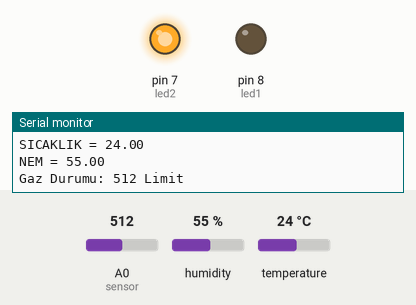
Simulated run of this sketch. Board: Arduino Uno, built with avr-gcc and run on an emulated ATmega328P. On the bench: output pins drawn as LEDs (lit = HIGH), the last lines printed to the serial monitor. The inputs (shaded band) are chosen by the test bench; at power-on: A0 (sensor) = 512, humidity 55 %, temperature 24 °C.

Above: at 2.3 s.
2.4 s: A0 (sensor) set to 190
7.6 s: humidity set to 32 %
10.6 s: humidity set to 29 %
At 13.4 s:
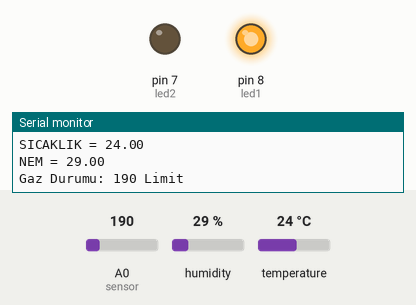
14.0 s: temperature set to 29 °C
16.8 s: temperature set to 32 °C
At 19.2 s:
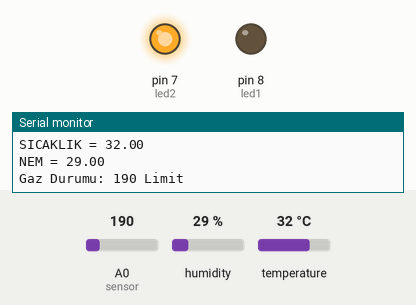
21.9 s: temperature set to 12 °C
At 24.8 s:
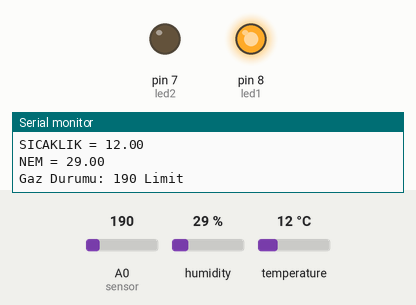
Timing chart, 0 to 26.0 s (numbered marks = the images above; inputs shaded):
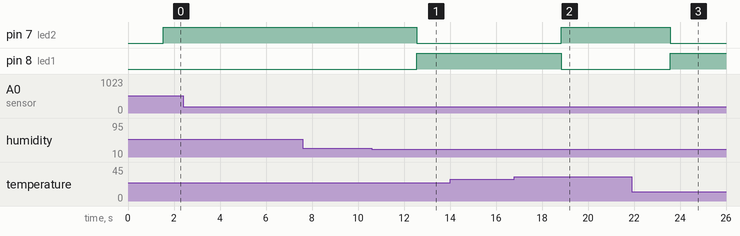

Measured:
- the behaviour switches between 31 and 30 % on humidity (found by bisection; images 0 and 1)
- the behaviour switches between 30 and 31 °C on temperature (found by bisection; images 1 and 2)
- after the input at 10.6 s, pin 7 (led2): HIGH → LOW after 2.0 s; pin 8 (led1): LOW → HIGH after 2.0 s
- after the input at 16.8 s, pin 7 (led2): LOW → HIGH after 2.0 s; pin 8 (led1): HIGH → LOW after 2.0 s
- after the input at 21.9 s, pin 7 (led2): HIGH → LOW after 1.7 s; pin 8 (led1): LOW → HIGH after 1.7 s

The sketch:

gaz1.ino
```cpp
#include <dht.h>
dht DHT;

#define DHT11_PIN 6


int sensor=0; //Sensör arduinonun analog 1 pinine bağlandı.
int led1=8; // LED 8. dijital çıkış pinine bağlandı.
int led2=7; // LED 7. dijital çıkış pinine bağlandı.
int gas_limite; // Gaz limiti değişkeni tanımlandı.

void setup() {
  // put your setup code here, to run once:
  Serial.begin(9600); // Seri haberleşme ekranına bağlanma kodu.
  pinMode(sensor, INPUT); // Sensör giriş yapıldı.
  pinMode(led1, OUTPUT); // LED çıkış yapıldı.
  pinMode(led2, OUTPUT); // LED çıkış yapıldı.
}

void loop() {

  int chk = DHT.read11(DHT11_PIN);
  gas_limite=analogRead(sensor); // Sensörden değer okunuyor.
  Serial.print("SICAKLIK = ");
  Serial.println(DHT.temperature);
  Serial.print("NEM = ");
  Serial.println(DHT.humidity);
  Serial.print("Gaz Durumu: "); // Seri haberleşme ekranında Gaz Durumu yazısı yazdırıldı.
  Serial.print(gas_limite); // Seri haberleşme ekranında gaz limiti değeri gösteriliyor.
  Serial.println(" Limit"); // Seri haberleşme ekranında okunan değerin yanına Limit yazdırıldı.
  delay(1500);


  if (gas_limite>200 || DHT.temperature>30 ||DHT.humidity>30){ // Gaz limiti ayarı yapıldı. İstediğiniz değeri yapabilirsiniz. Gaz limiti 270'den büyükse...
    if(gas_limite>200){
      Serial.print("!...................................GAZ ALARM DURUMU...........................!\n");
        digitalWrite(led1, LOW); // Mavi LED lojik 0 yapıldı.
        digitalWrite(led2, HIGH); // Kırmızı LED lojik 1 yapıldı.
    }
    else if(DHT.temperature>28){
      Serial.print("!................................SICAKLIK ALARM DURUMU...........................!\n");
        digitalWrite(led1, LOW); // Mavi LED lojik 0 yapıldı.
        digitalWrite(led2, HIGH); // Kırmızı LED lojik 1 yapıldı.
    }
    else if(DHT.humidity>30){
      Serial.print("!...................................NEM ALARM DURUMU...........................!\n");
        digitalWrite(led1, LOW); // Mavi LED lojik 0 yapıldı.
        digitalWrite(led2, HIGH); // Kırmızı LED lojik 1 yapıldı.
    }
   }
  else{ // Eğer limitler Normal ise.
  Serial.println("..................................Tüm Değerler Normal........................");

  digitalWrite(led1, HIGH); // Mavi LED lojik 1 yapıldı.
  digitalWrite(led2, LOW); // Kırmızı LED lojik 0 yapıldı.
}

}
```
